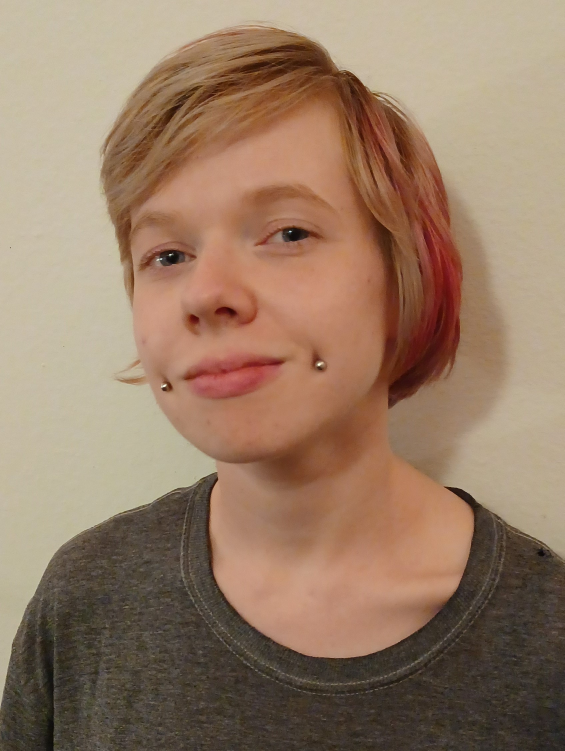
#> input picture Final_Project/Charlotte(Crop).jpg, 1693 x 2253 px (shown at 1/3 size)
$ python Hair_Color_Mod.py
#> lines starting #> are read from the running program, lines starting #| are printed output that depends on the picture; after the words box and inside, x2 and y2 are one past the last pixel; in counts of white or black regions, pixels touching at a corner belong together
"""
Erik Sundblad
12/17/2021
CS 3150
Hair Color Saturation simulator
A program to isolate pixels correlating with the hair of a sample photo then prompts to
experiment with saturation values of the RGB space
"""

import cv2 as cv
import numpy as np
from scipy.signal import convolve2d
import matplotlib.pyplot as plt


global_filters = {          # Kernels for gradient edge filter
    "Sobel(V)": np.array([
         [-1.0, 0.0, 1.0]
        ,[-2.0, 0.0, 2.0]
        ,[-1.0, 0.0, 1.0]
        ]),
    "Sobel(H)": np.array([
         [-1.0, -2.0, -1.0]
        ,[0.0, 0.0, 0.0]
        ,[1.0, 2.0, 1.0]
        ])}


def pixel_perc_filter(perc, hair_space):
    """ Create a percent image to multiply with original """
    length, width = hair_space.shape
    percent_filt = np.ones((length, width), np.uint8)
    for i in range(length):
        for j in range(width):
            if hair_space[i, j] > 0 and i < 1200:
                percent_filt[i, j] = (0.5+ (perc/100))
    return percent_filt


def morphTool(img):
    """ Morph tool for generalizing gradient edge detection and creating hair space"""
    kernel_1 = np.ones((17, 17), np.uint8)
    kernel_2 = np.ones((25, 25), np.uint8)
    kernel_3 = np.ones((37, 37), np.uint8)
    kernel_4 = np.ones((3, 3), np.uint8)

    dilation = cv.dilate(img, kernel_1, iterations=1)
    open = cv.morphologyEx(dilation, cv.MORPH_OPEN, kernel_2)
    erosion = cv.erode(open, kernel_3, iterations=2)
    open2 = cv.morphologyEx(erosion, cv.MORPH_OPEN, kernel_2)
    d2 = cv.dilate(open2, kernel_4, iterations=33)
    return d2


def gradientEdge(pic):
    """ Gradient edge function combines the verticle and horizontal sobel filters """
    ver = convolve2d(pic, global_filters["Sobel(V)"], mode='same', boundary='symm', fillvalue=0)
    hor = convolve2d(pic, global_filters["Sobel(H)"] , mode='same', boundary='symm', fillvalue=0)
    gradient = np.sqrt(np.square(ver) + np.square(hor))
    gradient *= 255.0/np.max(gradient)
    return gradient

if __name__ == "__main__":
    """Read in pic isolate pixels, prompt for saturations of RGB and output result"""
    initial_img = cv.imread('Charlotte(Crop).jpg')
#> initial_img is the input picture: shape (2253, 1693, 3); mean B, G, R 101.9, 124.1, 151.1
    length, width, extra = initial_img.shape
#> length = 2253; width = 1693; extra = 3
    rgb_img = cv.cvtColor(initial_img, cv.COLOR_BGR2RGB)

    #show original
    plt.figure()
    plt.title('original')
    plt.imshow(rgb_img)

    # Extracted unique colors to analyze best approach
    #red_img = rgb_img[:, :, 0]
    #blue_img = rgb_img[:, :, 2]
    #green_img = rgb_img[:, :, 1]

    # Utilizing the LUV space for gradient edge detection
    luv = cv.cvtColor(initial_img, cv.COLOR_BGR2LUV)
#> luv: shape (2253, 1693, 3); mean of channels 0, 1, 2 135.9, 110.3, 154.6
    lum = luv[:, :, 0]
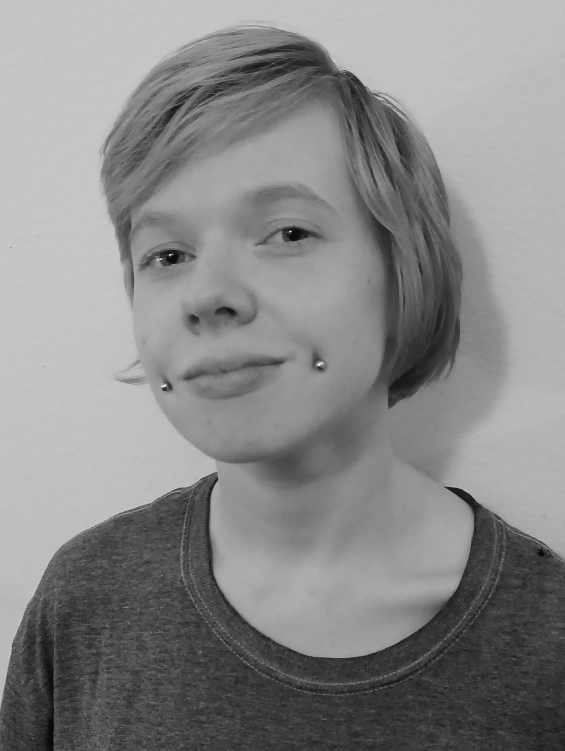
#> lum: shape (2253, 1693) (shown at 1/3 size); min 2, max 254, mean 135.9

    # Filter the edge to threshold out trivial values
    grad = gradientEdge(lum)
#> in gradientEdge, `ver = convolve2d(pic, global_filters["Sobel(V)"], mode='same', boundar..`:
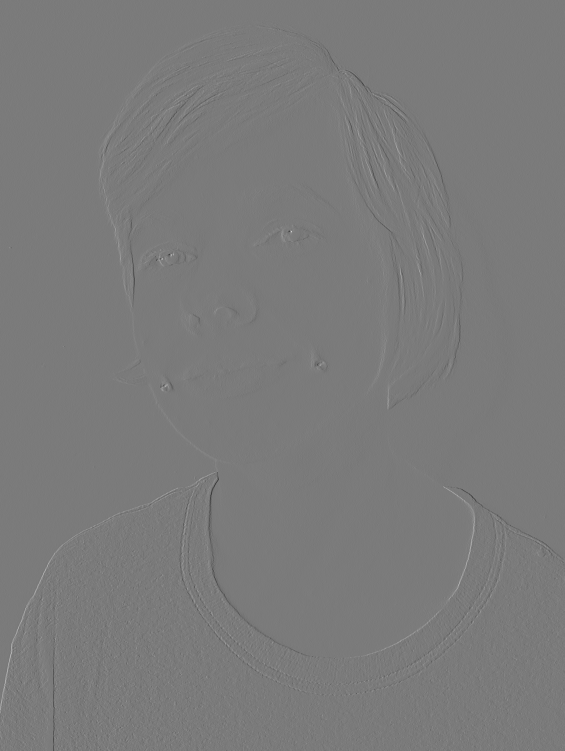
#> ver: shape (2253, 1693) float64 (shown at 1/3 size); min -639, max 683, mean 0.2; drawn with min black and max white
#> in gradientEdge, `gradient = np.sqrt(np.square(ver) + np.square(hor))`:
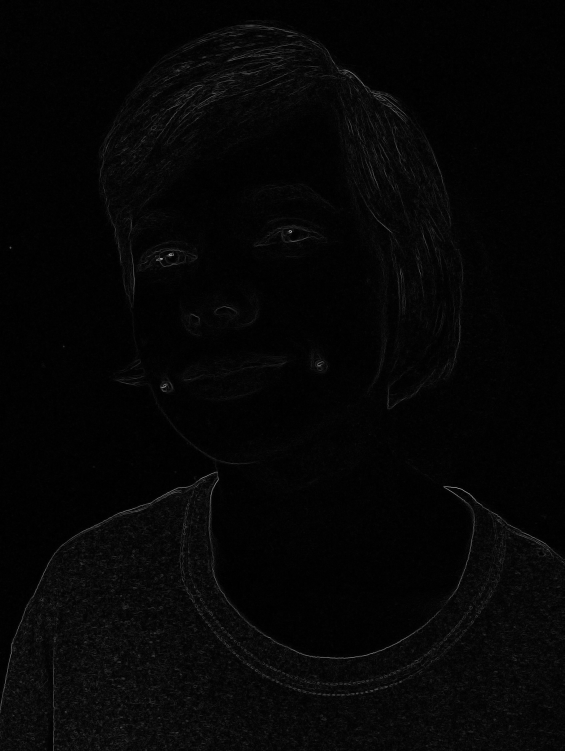
#> gradient: shape (2253, 1693) float64 (shown at 1/3 size); min 0, max 864.5, mean 21; drawn with min black and max white
    for i in range(length):
        for j in range(width):
            if grad[i, j] > 11:
                grad[i, j] = 255
            else:
                grad[i, j] = 0
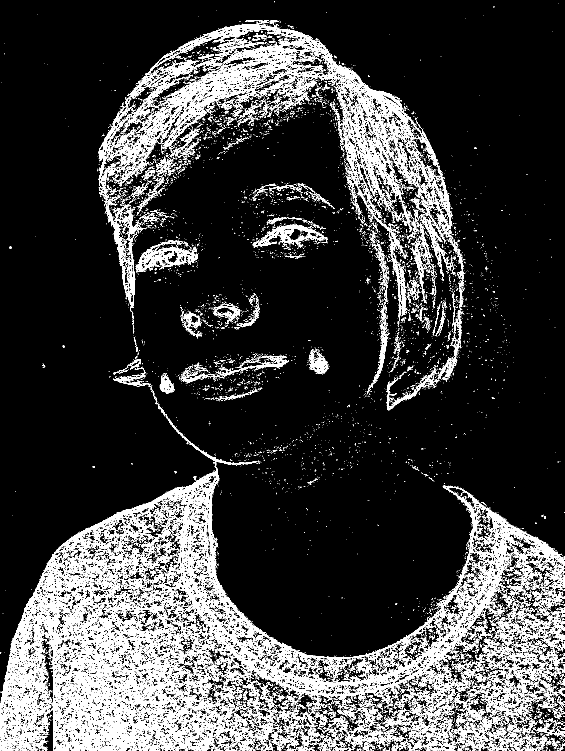
#> grad: shape (2253, 1693) float64 (shown at 1/3 size); 14.4% white in thin lines or dots

    plt.figure()
    plt.title('gradient edge')
    plt.imshow(grad)
    #plt.show()

    # Morph using gradient edge to create unique spaces in img
    morph_grad = morphTool(grad)
#> in morphTool, `dilation = cv.dilate(img, kernel_1, iterations=1)`: dilation: shape (2253, 1693) float64; 48% white; 206 white regions, largest, box (x1, y1, x2, y2) and area: (0, 52, 1693, 2253) 1677813, (532, 832, 811, 1026) 29620, (988, 1206, 1150, 1435) 13086
#> in morphTool, `open = cv.morphologyEx(dilation, cv.MORPH_OPEN, kernel_2)`: open: shape (2253, 1693) float64; 43.2% white; 28 white regions, largest, box (x1, y1, x2, y2) and area: (0, 1400, 1693, 2253) 925151, (287, 52, 1423, 1236) 558453, (472, 1049, 891, 1211) 40315
#> in morphTool, `erosion = cv.erode(open, kernel_3, iterations=2)`: erosion: shape (2253, 1693) float64; 27.2% white; 7 white regions, largest, box (x1, y1, x2, y2) and area: (0, 1480, 1693, 2253) 786810, (324, 89, 1363, 935) 247998, (470, 749, 566, 780) 1178
#> in morphTool, `open2 = cv.morphologyEx(erosion, cv.MORPH_OPEN, kernel_2)`: open2: shape (2253, 1693) float64; 27% white; 4 white regions, box (x1, y1, x2, y2) and area: (0, 1486, 1693, 2253) 786569, (325, 89, 1009, 672) 144749, (1030, 276, 1361, 837) 97564, (1224, 887, 1252, 935) 1340
#> in morphTool, `d2 = cv.dilate(open2, kernel_4, iterations=33)`:
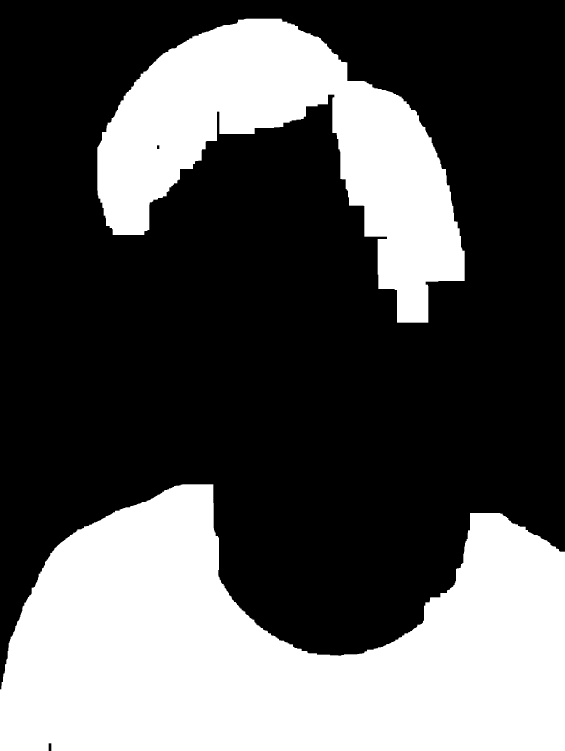
#> d2: shape (2253, 1693) float64 (shown at 1/3 size); 34.5% white; 2 white regions, box (x1, y1, x2, y2) and area: (0, 1453, 1693, 2253) 901739, (292, 56, 1394, 968) 413046
    plt.figure()
    plt.title('luv grad morph')
    plt.imshow(morph_grad)
    #plt.show()

    # User inputs percent saturation and then caluculate mask to multiply original by
    red_per = float(input("Red Percent: "))
#> the answer given: 3
    new_red = pixel_perc_filter(red_per, morph_grad)
#> after the loop in pixel_perc_filter, `for i in range(length):`:
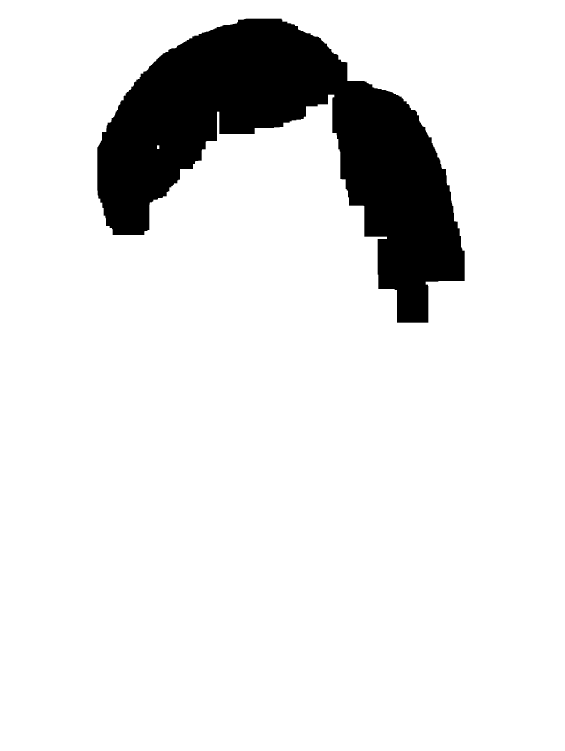
#> percent_filt: shape (2253, 1693) (shown at 1/3 size); values 0 (black) and 1 (white), 89.2% white; 1 black region, box (x1, y1, x2, y2) and area: (292, 56, 1394, 968) 413046
    grn_per = float(input("Green Percent: "))
#> the answer given: 3
    new_green = pixel_perc_filter(grn_per, morph_grad)
    blu_per = float(input("Blue Percent: "))
#> the answer given: 3
    new_blue = pixel_perc_filter(blu_per, morph_grad)
    mod_img = rgb_img
    mod_img[:, :, 0] = (mod_img[:, :, 0] * new_red)
    mod_img[:, :, 1] = (mod_img[:, :, 1] * new_green)
    mod_img[:, :, 2] = (mod_img[:, :, 2] * new_blue)
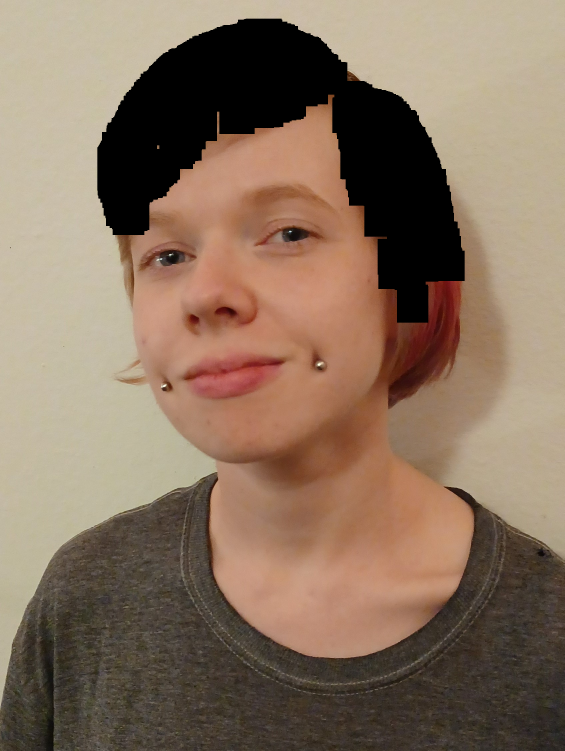
#> mod_img: shape (2253, 1693, 3) (shown at 1/3 size); mean R, G, B 136.3, 114.2, 95.1

    plt.figure()
    plt.title('modified')
    plt.imshow(mod_img)
    plt.show()
    exit()
#> (the program exits here)

$ run again, with Final_Project/Charlotte(Raw).jpg copied over Final_Project/Charlotte(Crop).jpg
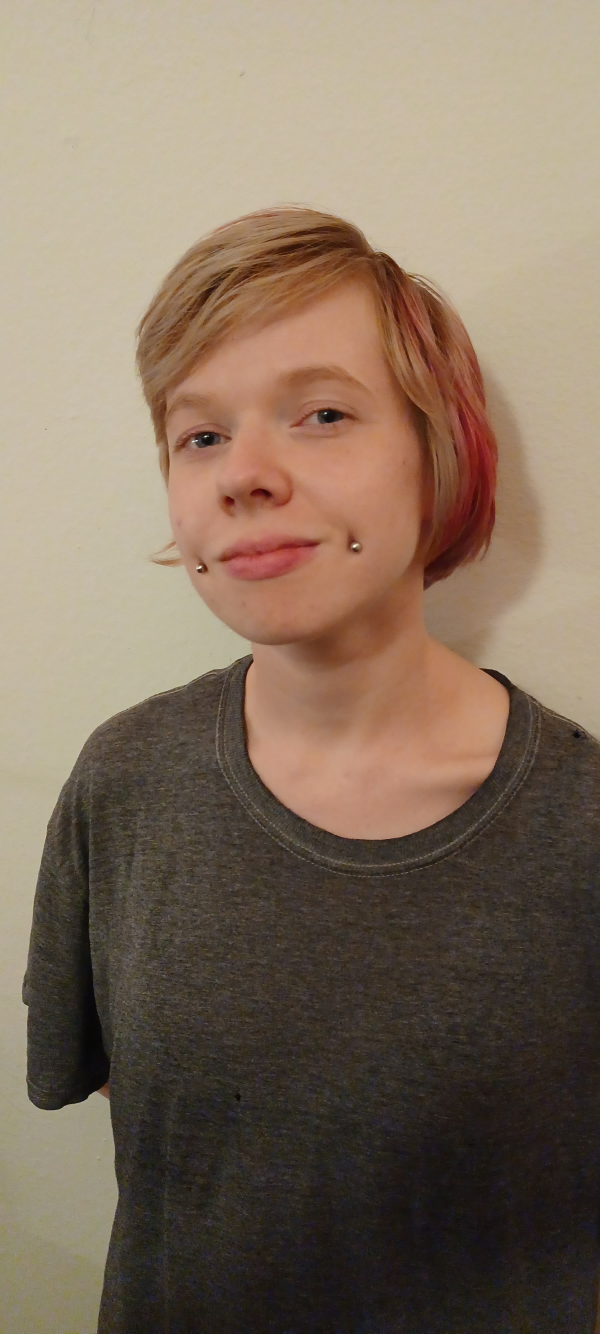
#> input picture Final_Project/Charlotte(Raw).jpg, 1800 x 4000 px (shown at 1/3 size)
#> initial_img is the input picture: shape (4000, 1800, 3); mean B, G, R 95.2, 112.8, 131.1
#> luv: shape (4000, 1800, 3); mean of channels 0, 1, 2 121, 105.7, 150.6
#> after the loop `for i in range(length):`:
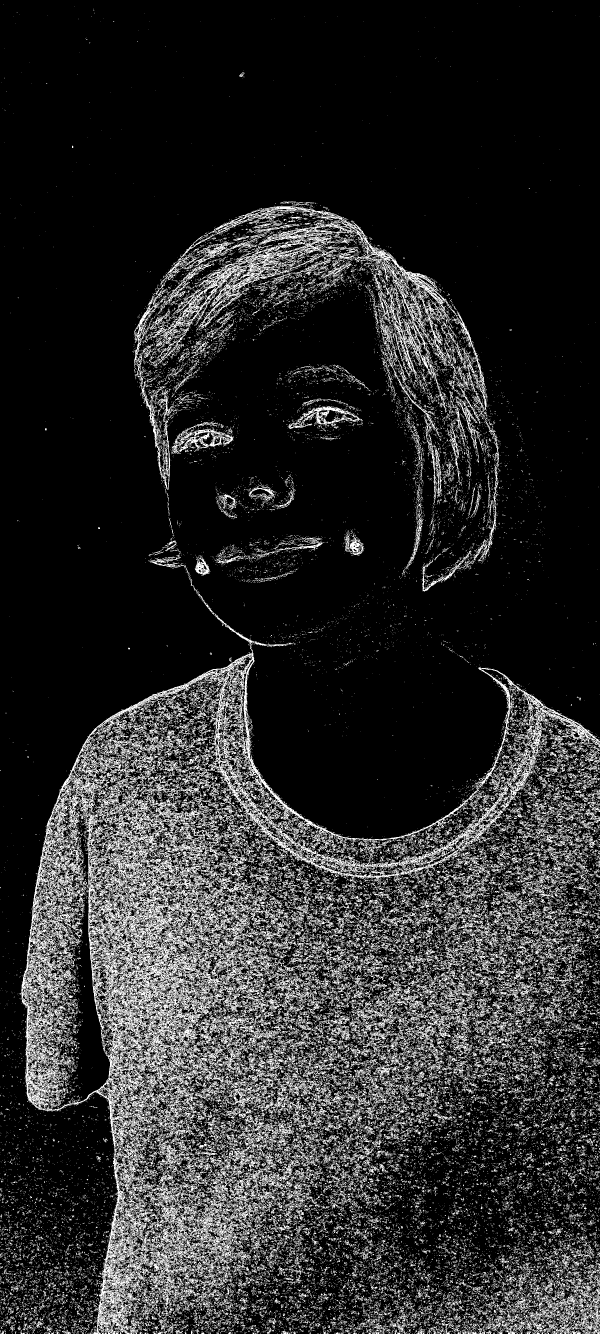
#> grad: shape (4000, 1800) float64 (shown at 1/3 size); 16.7% white in thin lines or dots
#> dilation: shape (4000, 1800) float64; 55.9% white; 226 black regions (112 under 20 px), largest, box (x1, y1, x2, y2) and area: (0, 0, 1800, 2971) 3124731, (232, 2844, 321, 3283) 15177, (219, 3293, 324, 3448) 3364
#> open: shape (4000, 1800) float64; 52.3% white; 88 black regions (46 under 20 px), largest, box (x1, y1, x2, y2) and area: (0, 0, 1800, 3156) 3378974, (0, 3293, 333, 3581) 26323, (232, 2776, 321, 3283) 17208
#> erosion: shape (4000, 1800) float64; 39.4% white; 9 white regions (1 under 20 px), largest, box (x1, y1, x2, y2) and area: (0, 2025, 1800, 4000) 2582823, (430, 634, 1471, 1521) 248164, (777, 1643, 873, 1701) 2331
#> open2: shape (4000, 1800) float64; 39.2% white; 5 white regions, box (x1, y1, x2, y2) and area: (0, 2034, 1800, 4000) 2578401, (431, 634, 1112, 1219) 147724, (1127, 824, 1462, 1382) 91883, (1330, 1437, 1416, 1495) 3740, (828, 1643, 873, 1687) 1702
#> d2: shape (4000, 1800) float64; 45.9% white; 3 white regions, box (x1, y1, x2, y2) and area: (0, 2001, 1800, 4000) 2878096, (398, 601, 1495, 1528) 414162, (795, 1610, 906, 1720) 11932
#> `mod_img[:, :, 2] = (mod_img[:, :, 2] * new_blue)`:
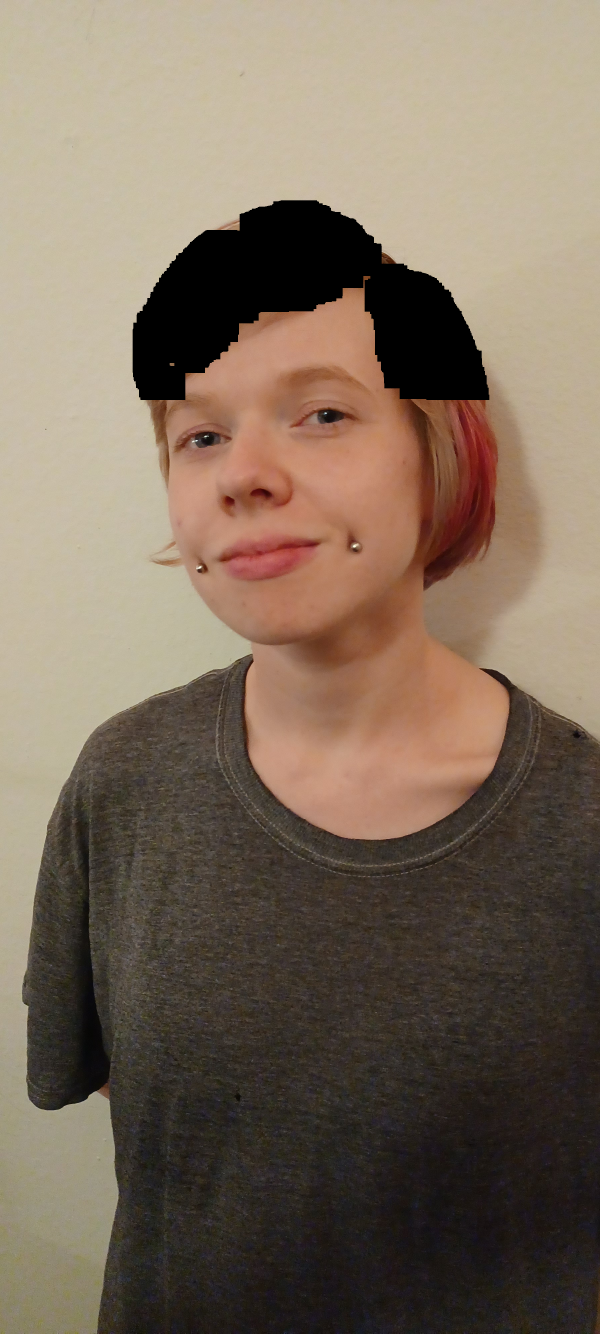
#> mod_img: shape (4000, 1800, 3) (shown at 1/3 size); mean R, G, B 124.5, 108.3, 92.1
